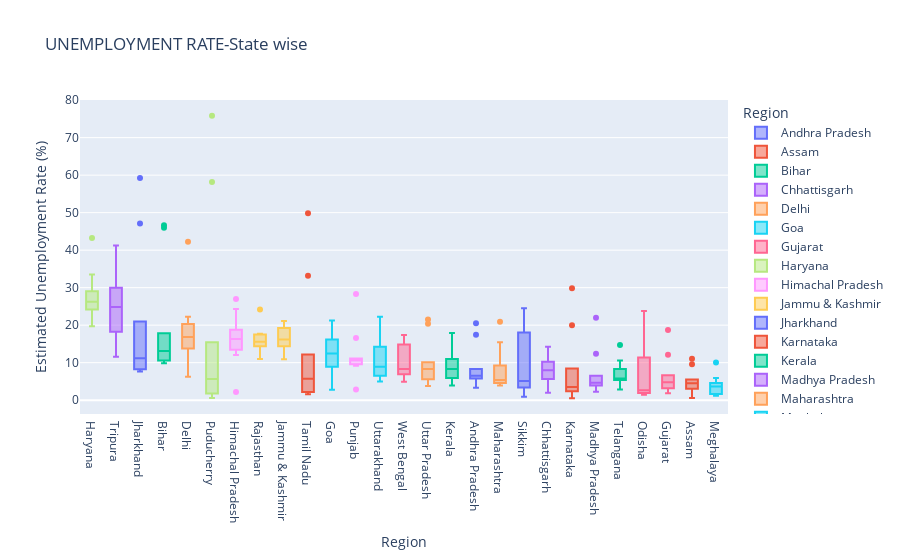

Notebook cell for this chart:
### Code cell
bxplot=px.box(df,x='Region',y=' Estimated Unemployment Rate (%)',color='Region',title='UNEMPLOYMENT RATE-State wise',template='plotly')
bxplot.update_layout(xaxis={'categoryorder':'total descending'})
bxplot.show()

### Figure 1 — Plotly figure (JSON) as saved in the notebook; plotly's stock layout.template omitted (floating-point values rounded to 4 significant figures)
{"data": [{"alignmentgroup": "True", "hovertemplate": "Region=%{x}<br> Estimated Unemployment Rate (%)=%{y}<extra></extra>", "legendgroup": "Andhra Pradesh", "marker": {"color": "#636efa"}, "name": "Andhra Pradesh", "notched": false, "offsetgroup": "Andhra Pradesh", "orientation": "v", "showlegend": true, "type": "box", "x": ["Andhra Pradesh", "Andhra Pradesh", "Andhra Pradesh", "Andhra Pradesh", "Andhra Pradesh", "Andhra Pradesh", "Andhra Pradesh", "Andhra Pradesh", "Andhra Pradesh", "Andhra Pradesh"], "x0": " ", "xaxis": "x", "y": [5.48, 5.83, 5.79, 20.51, 17.43, 3.31, 8.34, 6.96, 6.4, 6.59], "y0": " ", "yaxis": "y"}, {"alignmentgroup": "True", "hovertemplate": "Region=%{x}<br> Estimated Unemployment Rate (%)=%{y}<extra></extra>", "legendgroup": "Assam", "marker": {"color": "#EF553B"}, "name": "Assam", "notched": false, "offsetgroup": "Assam", "orientation": "v", "showlegend": true, "type": "box", "x": ["Assam", "Assam", "Assam", "Assam", "Assam", "Assam", "Assam", "Assam", "Assam", "Assam"], "x0": " ", "xaxis": "x", "y": [4.66, 4.41, 4.77, 11.06, 9.55, 0.6, 3.77, 5.53, 1.19, 3.02], "y0": " ", "yaxis": "y"}, {"alignmentgroup": "True", "hovertemplate": "Region=%{x}<br> Estimated Unemployment Rate (%)=%{y}<extra></extra>", "legendgroup": "Bihar", "marker": {"color": "#00cc96"}, "name": "Bihar", "notched": false, "offsetgroup": "Bihar", "orientation": "v", "showlegend": true, "type": "box", "x": ["Bihar", "Bihar", "Bihar", "Bihar", "Bihar", "Bihar", "Bihar", "Bihar", "Bihar", "Bihar"], "x0": " ", "xaxis": "x", "y": [10.61, 10.29, 15.43, 46.64, 45.96, 17.82, 12.79, 13.44, 11.91, 9.82], "y0": " ", "yaxis": "y"}, {"alignmentgroup": "True", "hovertemplate": "Region=%{x}<br> Estimated Unemployment Rate (%)=%{y}<extra></extra>", "legendgroup": "Chhattisgarh", "marker": {"color": "#ab63fa"}, "name": "Chhattisgarh", "notched": false, "offsetgroup": "Chhattisgarh", "orientation": "v", "showlegend": true, "type": "box", "x": ["Chhattisgarh", "Chhattisgarh", "Chhattisgarh", "Chhattisgarh", "Chhattisgarh", "Chhattisgarh", "Chhattisgarh", "Chhattisgarh", "Chhattisgarh", "Chhattisgarh"], "x0": " ", "xaxis": "x", "y": [9.65, 8.38, 7.54, 3.41, 10.5, 14.23, 10.27, 5.63, 1.96, 6.62], "y0": " ", "yaxis": "y"}, {"alignmentgroup": "True", "hovertemplate": "Region=%{x}<br> Estimated Unemployment Rate (%)=%{y}<extra></extra>", "legendgroup": "Delhi", "marker": {"color": "#FFA15A"}, "name": "Delhi", "notched": false, "offsetgroup": "Delhi", "orientation": "v", "showlegend": true, "type": "box", "x": ["Delhi", "Delhi", "Delhi", "Delhi", "Delhi", "Delhi", "Delhi", "Delhi", "Delhi", "Delhi"], "x0": " ", "xaxis": "x", "y": [22.23, 14.84, 17.04, 16.68, 42.27, 18.19, 20.3, 13.79, 12.53, 6.27], "y0": " ", "yaxis": "y"}, {"alignmentgroup": "True", "hovertemplate": "Region=%{x}<br> Estimated Unemployment Rate (%)=%{y}<extra></extra>", "legendgroup": "Goa", "marker": {"color": "#19d3f3"}, "name": "Goa", "notched": false, "offsetgroup": "Goa", "orientation": "v", "showlegend": true, "type": "box", "x": ["Goa", "Goa", "Goa", "Goa", "Goa", "Goa", "Goa", "Goa", "Goa", "Goa"], "x0": " ", "xaxis": "x", "y": [8.89, 2.81, 5.25, 13.31, 21.25, 9.96, 17.07, 16.21, 15.38, 11.54], "y0": " ", "yaxis": "y"}, {"alignmentgroup": "True", "hovertemplate": "Region=%{x}<br> Estimated Unemployment Rate (%)=%{y}<extra></extra>", "legendgroup": "Gujarat", "marker": {"color": "#FF6692"}, "name": "Gujarat", "notched": false, "offsetgroup": "Gujarat", "orientation": "v", "showlegend": true, "type": "box", "x": ["Gujarat", "Gujarat", "Gujarat", "Gujarat", "Gujarat", "Gujarat", "Gujarat", "Gujarat", "Gujarat", "Gujarat"], "x0": " ", "xaxis": "x", "y": [5.54, 6.38, 6.66, 18.71, 12.11, 3.2, 1.84, 1.87, 3.42, 4.03], "y0": " ", "yaxis": "y"}, {"alignmentgroup": "True", "hovertemplate": "Region=%{x}<br> Estimated Unemployment Rate (%)=%{y}<extra></extra>", "legendgroup": "Haryana", "marker": {"color": "#B6E880"}, "name": "Haryana", "notched": false, "offsetgroup": "Haryana", "orientation": "v", "showlegend": true, "type": "box", "x": ["Haryana", "Haryana", "Haryana", "Haryana", "Haryana", "Haryana", "Haryana", "Haryana", "Haryana", "Haryana"], "x0": " ", "xaxis": "x", "y": [20.34, 25.77, 25.05, 43.22, 29.02, 26.7, 24.18, 33.5, 19.68, 27.31], "y0": " ", "yaxis": "y"}, {"alignmentgroup": "True", "hovertemplate": "Region=%{x}<br> Estimated Unemployment Rate (%)=%{y}<extra></extra>", "legendgroup": "Himachal Pradesh", "marker": {"color": "#FF97FF"}, "name": "Himachal Pradesh", "notched": false, "offsetgroup": "Himachal Pradesh", "orientation": "v", "showlegend": true, "type": "box", "x": ["Himachal Pradesh", "Himachal Pradesh", "Himachal Pradesh", "Himachal Pradesh", "Himachal Pradesh", "Himachal Pradesh", "Himachal Pradesh", "Himachal Pradesh", "Himachal Pradesh", "Himachal Pradesh"], "x0": " ", "xaxis": "x", "y": [16.83, 16.84, 18.76, 2.2, 26.95, 13.47, 24.31, 15.79, 12.04, 13.46], "y0": " ", "yaxis": "y"}, {"alignmentgroup": "True", "hovertemplate": "Region=%{x}<br> Estimated Unemployment Rate (%)=%{y}<extra></extra>", "legendgroup": "Jammu & Kashmir", "marker": {"color": "#FECB52"}, "name": "Jammu & Kashmir", "notched": false, "offsetgroup": "Jammu & Kashmir", "orientation": "v", "showlegend": true, "type": "box", "x": ["Jammu & Kashmir", "Jammu & Kashmir", "Jammu & Kashmir", "Jammu & Kashmir", "Jammu & Kashmir", "Jammu & Kashmir", "Jammu & Kashmir", "Jammu & Kashmir", "Jammu & Kashmir"], "x0": " ", "xaxis": "x", "y": [21.08, 20.78, 15.5, 18.74, 17.92, 10.88, 11.09, 16.17, 16.14], "y0": " ", "yaxis": "y"}, {"alignmentgroup": "True", "hovertemplate": "Region=%{x}<br> Estimated Unemployment Rate (%)=%{y}<extra></extra>", "legendgroup": "Jharkhand", "marker": {"color": "#636efa"}, "name": "Jharkhand", "notched": false, "offsetgroup": "Jharkhand", "orientation": "v", "showlegend": true, "type": "box", "x": ["Jharkhand", "Jharkhand", "Jharkhand", "Jharkhand", "Jharkhand", "Jharkhand", "Jharkhand", "Jharkhand", "Jharkhand", "Jharkhand"], "x0": " ", "xaxis": "x", "y": [10.61, 11.85, 8.23, 47.09, 59.23, 20.95, 7.63, 9.76, 8.24, 11.8], "y0": " ", "yaxis": "y"}, {"alignmentgroup": "True", "hovertemplate": "Region=%{x}<br> Estimated Unemployment Rate (%)=%{y}<extra></extra>", "legendgroup": "Karnataka", "marker": {"color": "#EF553B"}, "name": "Karnataka", "notched": false, "offsetgroup": "Karnataka", "orientation": "v", "showlegend": true, "type": "box", "x": ["Karnataka", "Karnataka", "Karnataka", "Karnataka", "Karnataka", "Karnataka", "Karnataka", "Karnataka", "Karnataka", "Karnataka"], "x0": " ", "xaxis": "x", "y": [2.86, 3.61, 3.46, 29.84, 19.97, 8.44, 4.01, 0.5, 2.41, 1.58], "y0": " ", "yaxis": "y"}, {"alignmentgroup": "True", "hovertemplate": "Region=%{x}<br> Estimated Unemployment Rate (%)=%{y}<extra></extra>", "legendgroup": "Kerala", "marker": {"color": "#00cc96"}, "name": "Kerala", "notched": false, "offsetgroup": "Kerala", "orientation": "v", "showlegend": true, "type": "box", "x": ["Kerala", "Kerala", "Kerala", "Kerala", "Kerala", "Kerala", "Kerala", "Kerala", "Kerala", "Kerala"], "x0": " ", "xaxis": "x", "y": [5.31, 7.6, 8.99, 16.99, 17.88, 9.71, 7.09, 10.98, 5.91, 3.88], "y0": " ", "yaxis": "y"}, {"alignmentgroup": "True", "hovertemplate": "Region=%{x}<br> Estimated Unemployment Rate (%)=%{y}<extra></extra>", "legendgroup": "Madhya Pradesh", "marker": {"color": "#ab63fa"}, "name": "Madhya Pradesh", "notched": false, "offsetgroup": "Madhya Pradesh", "orientation": "v", "showlegend": true, "type": "box", "x": ["Madhya Pradesh", "Madhya Pradesh", "Madhya Pradesh", "Madhya Pradesh", "Madhya Pradesh", "Madhya Pradesh", "Madhya Pradesh", "Madhya Pradesh", "Madhya Pradesh", "Madhya Pradesh"], "x0": " ", "xaxis": "x", "y": [4.11, 4.57, 2.22, 12.36, 21.98, 6.48, 5.08, 4.7, 3.91, 3.13], "y0": " ", "yaxis": "y"}, {"alignmentgroup": "True", "hovertemplate": "Region=%{x}<br> Estimated Unemployment Rate (%)=%{y}<extra></extra>", "legendgroup": "Maharashtra", "marker": {"color": "#FFA15A"}, "name": "Maharashtra", "notched": false, "offsetgroup": "Maharashtra", "orientation": "v", "showlegend": true, "type": "box", "x": ["Maharashtra", "Maharashtra", "Maharashtra", "Maharashtra", "Maharashtra", "Maharashtra", "Maharashtra", "Maharashtra", "Maharashtra", "Maharashtra"], "x0": " ", "xaxis": "x", "y": [4.95, 4.69, 5.79, 20.9, 15.46, 9.23, 3.89, 6.23, 4.55, 4.1], "y0": " ", "yaxis": "y"}, {"alignmentgroup": "True", "hovertemplate": "Region=%{x}<br> Estimated Unemployment Rate (%)=%{y}<extra></extra>", "legendgroup": "Meghalaya", "marker": {"color": "#19d3f3"}, "name": "Meghalaya", "notched": false, "offsetgroup": "Meghalaya", "orientation": "v", "showlegend": true, "type": "box", "x": ["Meghalaya", "Meghalaya", "Meghalaya", "Meghalaya", "Meghalaya", "Meghalaya", "Meghalaya", "Meghalaya", "Meghalaya", "Meghalaya"], "x0": " ", "xaxis": "x", "y": [1.66, 3.59, 1.58, 10.03, 5.92, 1.15, 2.1, 3.74, 4.29, 4.6], "y0": " ", "yaxis": "y"}, {"alignmentgroup": "True", "hovertemplate": "Region=%{x}<br> Estimated Unemployment Rate (%)=%{y}<extra></extra>", "legendgroup": "Odisha", "marker": {"color": "#FF6692"}, "name": "Odisha", "notched": false, "offsetgroup": "Odisha", "orientation": "v", "showlegend": true, "type": "box", "x": ["Odisha", "Odisha", "Odisha", "Odisha", "Odisha", "Odisha", "Odisha", "Odisha", "Odisha", "Odisha"], "x0": " ", "xaxis": "x", "y": [1.9, 3.12, 13.08, 23.76, 11.41, 3.77, 1.88, 1.42, 2.1, 2.18], "y0": " ", "yaxis": "y"}, {"alignmentgroup": "True", "hovertemplate": "Region=%{x}<br> Estimated Unemployment Rate (%)=%{y}<extra></extra>", "legendgroup": "Puducherry", "marker": {"color": "#B6E880"}, "name": "Puducherry", "notched": false, "offsetgroup": "Puducherry", "orientation": "v", "showlegend": true, "type": "box", "x": ["Puducherry", "Puducherry", "Puducherry", "Puducherry", "Puducherry", "Puducherry", "Puducherry", "Puducherry", "Puducherry", "Puducherry"], "x0": " ", "xaxis": "x", "y": [0.58, 1.76, 1.2, 75.85, 58.19, 4.24, 15.47, 5.05, 10.9, 6.18], "y0": " ", "yaxis": "y"}, {"alignmentgroup": "True", "hovertemplate": "Region=%{x}<br> Estimated Unemployment Rate (%)=%{y}<extra></extra>", "legendgroup": "Punjab", "marker": {"color": "#FF97FF"}, "name": "Punjab", "notched": false, "offsetgroup": "Punjab", "orientation": "v", "showlegend": true, "type": "box", "x": ["Punjab", "Punjab", "Punjab", "Punjab", "Punjab", "Punjab", "Punjab", "Punjab", "Punjab", "Punjab"], "x0": " ", "xaxis": "x", "y": [11.11, 10.97, 10.32, 2.86, 28.33, 16.55, 9.19, 10.99, 9.61, 9.88], "y0": " ", "yaxis": "y"}, {"alignmentgroup": "True", "hovertemplate": "Region=%{x}<br> Estimated Unemployment Rate (%)=%{y}<extra></extra>", "legendgroup": "Rajasthan", "marker": {"color": "#FECB52"}, "name": "Rajasthan", "notched": false, "offsetgroup": "Rajasthan", "orientation": "v", "showlegend": true, "type": "box", "x": ["Rajasthan", "Rajasthan", "Rajasthan", "Rajasthan", "Rajasthan", "Rajasthan", "Rajasthan", "Rajasthan", "Rajasthan", "Rajasthan"], "x0": " ", "xaxis": "x", "y": [10.97, 15.16, 11.9, 17.7, 15.74, 14.39, 15.81, 17.51, 15.35, 24.15], "y0": " ", "yaxis": "y"}, {"alignmentgroup": "True", "hovertemplate": "Region=%{x}<br> Estimated Unemployment Rate (%)=%{y}<extra></extra>", "legendgroup": "Sikkim", "marker": {"color": "#636efa"}, "name": "Sikkim", "notched": false, "offsetgroup": "Sikkim", "orientation": "v", "showlegend": true, "type": "box", "x": ["Sikkim", "Sikkim", "Sikkim", "Sikkim", "Sikkim", "Sikkim", "Sikkim", "Sikkim"], "x0": " ", "xaxis": "x", "y": [23.57, 2.28, 24.51, 4.46, 4.45, 12.49, 5.7, 0.88], "y0": " ", "yaxis": "y"}, {"alignmentgroup": "True", "hovertemplate": "Region=%{x}<br> Estimated Unemployment Rate (%)=%{y}<extra></extra>", "legendgroup": "Tamil Nadu", "marker": {"color": "#EF553B"}, "name": "Tamil Nadu", "notched": false, "offsetgroup": "Tamil Nadu", "orientation": "v", "showlegend": true, "type": "box", "x": ["Tamil Nadu", "Tamil Nadu", "Tamil Nadu", "Tamil Nadu", "Tamil Nadu", "Tamil Nadu", "Tamil Nadu", "Tamil Nadu", "Tamil Nadu", "Tamil Nadu"], "x0": " ", "xaxis": "x", "y": [1.57, 2.09, 6.4, 49.83, 33.16, 12.2, 6.81, 2.65, 5, 2.16], "y0": " ", "yaxis": "y"}, {"alignmentgroup": "True", "hovertemplate": "Region=%{x}<br> Estimated Unemployment Rate (%)=%{y}<extra></extra>", "legendgroup": "Telangana", "marker": {"color": "#00cc96"}, "name": "Telangana", "notched": false, "offsetgroup": "Telangana", "orientation": "v", "showlegend": true, "type": "box", "x": ["Telangana", "Telangana", "Telangana", "Telangana", "Telangana", "Telangana", "Telangana", "Telangana", "Telangana", "Telangana"], "x0": " ", "xaxis": "x", "y": [5.49, 8.29, 5.77, 6.25, 14.7, 10.55, 5.36, 5.79, 3.27, 2.86], "y0": " ", "yaxis": "y"}, {"alignmentgroup": "True", "hovertemplate": "Region=%{x}<br> Estimated Unemployment Rate (%)=%{y}<extra></extra>", "legendgroup": "Tripura", "marker": {"color": "#ab63fa"}, "name": "Tripura", "notched": false, "offsetgroup": "Tripura", "orientation": "v", "showlegend": true, "type": "box", "x": ["Tripura", "Tripura", "Tripura", "Tripura", "Tripura", "Tripura", "Tripura", "Tripura", "Tripura", "Tripura"], "x0": " ", "xaxis": "x", "y": [32.67, 28.4, 29.95, 41.23, 21.51, 21.71, 18.24, 27.92, 17.35, 11.57], "y0": " ", "yaxis": "y"}, {"alignmentgroup": "True", "hovertemplate": "Region=%{x}<br> Estimated Unemployment Rate (%)=%{y}<extra></extra>", "legendgroup": "Uttar Pradesh", "marker": {"color": "#FFA15A"}, "name": "Uttar Pradesh", "notched": false, "offsetgroup": "Uttar Pradesh", "orientation": "v", "showlegend": true, "type": "box", "x": ["Uttar Pradesh", "Uttar Pradesh", "Uttar Pradesh", "Uttar Pradesh", "Uttar Pradesh", "Uttar Pradesh", "Uttar Pradesh", "Uttar Pradesh", "Uttar Pradesh", "Uttar Pradesh"], "x0": " ", "xaxis": "x", "y": [7.58, 8.98, 10.11, 21.54, 20.41, 9.47, 5.56, 5.79, 4.18, 3.75], "y0": " ", "yaxis": "y"}, {"alignmentgroup": "True", "hovertemplate": "Region=%{x}<br> Estimated Unemployment Rate (%)=%{y}<extra></extra>", "legendgroup": "Uttarakhand", "marker": {"color": "#19d3f3"}, "name": "Uttarakhand", "notched": false, "offsetgroup": "Uttarakhand", "orientation": "v", "showlegend": true, "type": "box", "x": ["Uttarakhand", "Uttarakhand", "Uttarakhand", "Uttarakhand", "Uttarakhand", "Uttarakhand", "Uttarakhand", "Uttarakhand", "Uttarakhand", "Uttarakhand"], "x0": " ", "xaxis": "x", "y": [5.49, 4.99, 19.85, 6.48, 8.01, 8.61, 12.38, 14.26, 22.26, 9.23], "y0": " ", "yaxis": "y"}, {"alignmentgroup": "True", "hovertemplate": "Region=%{x}<br> Estimated Unemployment Rate (%)=%{y}<extra></extra>", "legendgroup": "West Bengal", "marker": {"color": "#FF6692"}, "name": "West Bengal", "notched": false, "offsetgroup": "West Bengal", "orientation": "v", "showlegend": true, "type": "box", "x": ["West Bengal", "West Bengal", "West Bengal", "West Bengal", "West Bengal", "West Bengal", "West Bengal", "West Bengal", "West Bengal", "West Bengal"], "x0": " ", "xaxis": "x", "y": [6.94, 4.92, 6.92, 17.41, 17.41, 7.29, 6.83, 14.87, 9.35, 9.98], "y0": " ", "yaxis": "y"}], "layout": {"boxmode": "overlay", "legend": {"title": {"text": "Region"}, "tracegroupgap": 0}, "title": {"text": "UNEMPLOYMENT RATE-State wise"}, "xaxis": {"anchor": "y", "categoryarray": ["Andhra Pradesh", "Assam", "Bihar", "Chhattisgarh", "Delhi", "Goa", "Gujarat", "Haryana", "Himachal Pradesh", "Jammu & Kashmir", "Jharkhand", "Karnataka", "Kerala", "Madhya Pradesh", "Maharashtra", "Meghalaya", "Odisha", "Puducherry", "Punjab", "Rajasthan", "Sikkim", "Tamil Nadu", "Telangana", "Tripura", "Uttar Pradesh", "Uttarakhand", "West Bengal"], "categoryorder": "total descending", "domain": [0, 1], "title": {"text": "Region"}}, "yaxis": {"anchor": "x", "domain": [0, 1], "title": {"text": " Estimated Unemployment Rate (%)"}}}}
